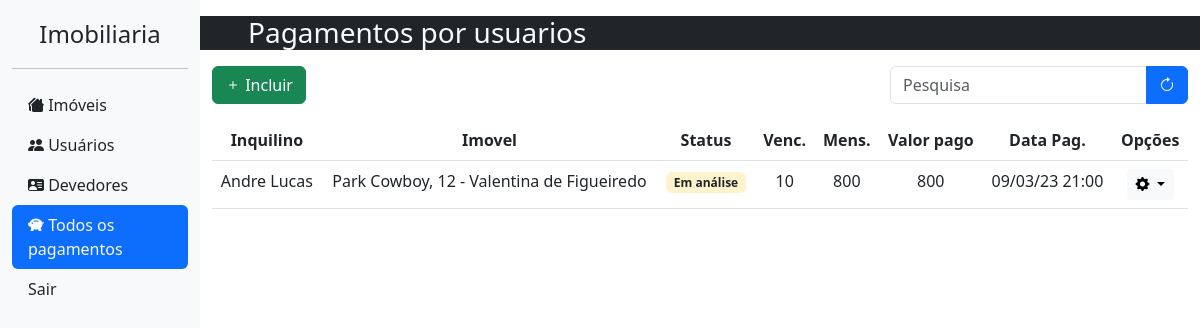
/pagamento/listar-todos-os-pagamentos/ (signed in), run on an earlier commit of the app's database.
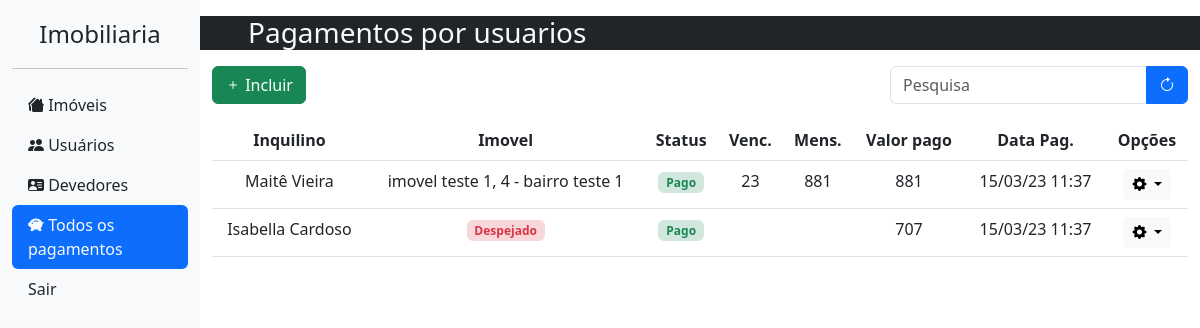
And on a later commit of the database.
### pagamento/models.py (models this page shows, shortened)
class Pagamento(models.Model):
    perfil = models.ForeignKey(Perfil, null=True, on_delete=models.CASCADE, verbose_name="Usuario pagador")
    status = models.CharField(choices=STATUS_CHOICES, default="A", max_length=20,  verbose_name="Status do pagamento")
    valor_pago = models.IntegerField(null = True, verbose_name="Valor pago", validators=[MaxValueValidator(999999), MinValueValidator(0)])
    data = models.DateTimeField(null=True, blank=True, verbose_name="Data do pagamento")

### usuario/models.py (models this page shows, shortened)
class Perfil(models.Model):
    cpf = models.CharField(max_length=14, null=True)
    nome_completo = models.CharField(max_length=50, null=True, verbose_name="Nome completo")
    data_nascimento = models.DateField(max_length=10, null=True, blank=True, verbose_name="Data de nascimento")
    telefone = models.CharField(max_length=16, null=True, verbose_name="Telefone para contato")
    data_entrada_imovel = models.DateField(auto_now_add=True, editable=True, verbose_name="Data de entrada no imovel")
    usuario = models.OneToOneField(User, blank=True, on_delete=models.CASCADE)
    imovel = models.OneToOneField(Imovel, null=True, blank=True, on_delete=models.SET_NULL)
    def __str__(self) -> str:
        return self.nome_completo

### imobiliaria/models.py (models this page shows, shortened)
class Imovel(models.Model):
    nome = models.CharField(max_length=50, blank=True, verbose_name='Nome do imóvel / vila / condominio')
    cep = models.CharField(max_length=9, blank=True, verbose_name= 'CEP')
    endereco = models.CharField(max_length=100, blank=True, verbose_name= 'Endereço')
    numero = models.CharField(max_length=100, blank=True, verbose_name= 'Numero')
    bairro = models.CharField(max_length=100, blank=True, verbose_name= 'Bairro')
    cidade = models.CharField(max_length=100, blank=True, verbose_name= 'Cidade')
    uf = models.CharField(max_length=2, blank=True, verbose_name= 'UF')
    mensalidade = models.IntegerField(blank=True, verbose_name='Mensalidade R$', validators=[MaxValueValidator(999999), MinValueValidator(0)])
    vencimento = models.IntegerField(default=5, verbose_name="Dia do vencimento da mensalidade", validators=[MaxValueValidator(29), MinValueValidator(1)])
    disponibilidade = models.BooleanField(default=True, verbose_name="Disponibilidade")
    def __str__(self) -> str:
        nome = ''
        if self.nome:
            nome = self.nome
        else:
            nome = self.endereco
        return f'{nome}, {self.numero} - {self.bairro}'

### pagamento/views.py (the view)
# urls.py: path('listar-todos-os-pagamentos/', listar_pagamentos, name='listar-todos-os-pagamentos'),
@login_required
@staff_member_required
def listar_pagamentos(request):
    context = {}
    pagamentos = Pagamento.objects.all().order_by('-data').order_by('-status', '-data')
    if request.method == "GET":
        busca = request.GET.get('busca')
        if busca != None and busca != '':
            perfis = Perfil.objects.filter(nome_completo__contains = busca)
            if len(perfis)>0:
                pagamentos = Pagamento.objects.filter(perfil=perfis[0])
            else:
                pagamentos = []
    context['pagamentos'] = pagamentos
    return render(request, 'views/listar-todos-pagamentos.html', context)

### pagamento/templates/views/listar-todos-pagamentos.html (shortened to what this page needs)
{% extends 'base.html' %}
{% block content %}
{% load static %}
<div class="row d-sm-none d-lg-block bg-dark text-light mb-3">
    <h3 class="ps-5">Pagamentos por usuarios</h3>
</div>
<div class="row">
    <div class="col-12 d-flex justify-content-between mb-3">
        <a href="{% url 'adicionarpagamento' %}" class="btn btn-success"><i class="bi bi-plus"></i> Incluir</a>
        <form method="GET" autocomplete="off">
            <div class="input-group">
                <input type="text" class="form-control" placeholder="Pesquisa" name="busca">
                <button class="btn btn-primary"><i class="bi bi-arrow-clockwise"></i></button>
            </div>
        </form>
    </div>
</div>
<div class="table-responsive-xxl">
    <table class="table table-hover text-center">
        <thead>
            <tr>
                <th scope="col">Inquilino</th>
                <th scope="col">Imovel</th>
                <th scope="col">Status</th>
                <th scope="col">Venc.</th>
                <th scope="col">Mens.</th>
                <th scope="col">Valor pago</th>
                <th scope="col">Data Pag.</th>
                <th scope="col">Opções</th>
            </tr>
        </thead>
        <tbody>
            {% for pagamento in pagamentos %}
            <tr>
                <td>{{pagamento.perfil}}</td>
                <td>
                    {% if pagamento.perfil.imovel%}
                        <span>{{pagamento.perfil.imovel}}</span>
                    {% else %}
                        <span class="badge bg-danger-subtle text-danger">Despejado</span>
                    {% endif %}
                </td>
                <td>
                    {% if pagamento.status == "P" %}
                        <span class="badge bg-success-subtle text-success">Pago</span>
                    {% elif pagamento.status == "A" %}
                        <span class="badge bg-warning-subtle text-dark">Em análise</span>
                    {% else %}
                        <span class="badge bg-danger-subtle text-danger">Aguardando</span>
                    {% endif %}
                </td>
                <td>
                    {% if pagamento.perfil.imovel %}
                        {% if pagamento.perfil.imovel.vencimento > 9 %}
                            {{ pagamento.perfil.imovel.vencimento }}
                        {% else %}
                            0{{pagamento.perfil.imovel.vencimento}}
                        {% endif %}
                    {% endif %}
                </td>
                <td>{{pagamento.perfil.imovel.mensalidade}}</td>
                <td>{{pagamento.valor_pago}}</td>
                <td>{{pagamento.data|date:"d/m/y H:i"}}</td>
                <td>
                    <div class="dropdown">
                        <button type="button" class="btn btn-sm btn-light dropdown-toggle" data-bs-toggle="dropdown">
                            <i class="bi bi-gear-fill"></i>
                        </button>
                    </div>
                </td>
            </tr>
            {% endfor %}
        </tbody>
    </table>
</div>
{% endblock %}

What changed in the data, as far as the page shows it:
removed Pagamento: perfil "Andre Lucas", perfil.imovel "Park Cowboy, 12 - Valentina de Figueiredo", status "Em análise", perfil.imovel.vencimento "10", perfil.imovel.mensalidade "800", valor_pago "800", data "09/03/23 21:00"
added Pagamento: perfil "Maitê Vieira", perfil.imovel "imovel teste 1, 4 - bairro teste 1", status "Pago", perfil.imovel.vencimento "23", perfil.imovel.mensalidade "881", valor_pago "881", data "15/03/23 11:37"
added Pagamento: perfil "Isabella Cardoso", shows "Despejado", status "Pago", valor_pago "707", data "15/03/23 11:37"
